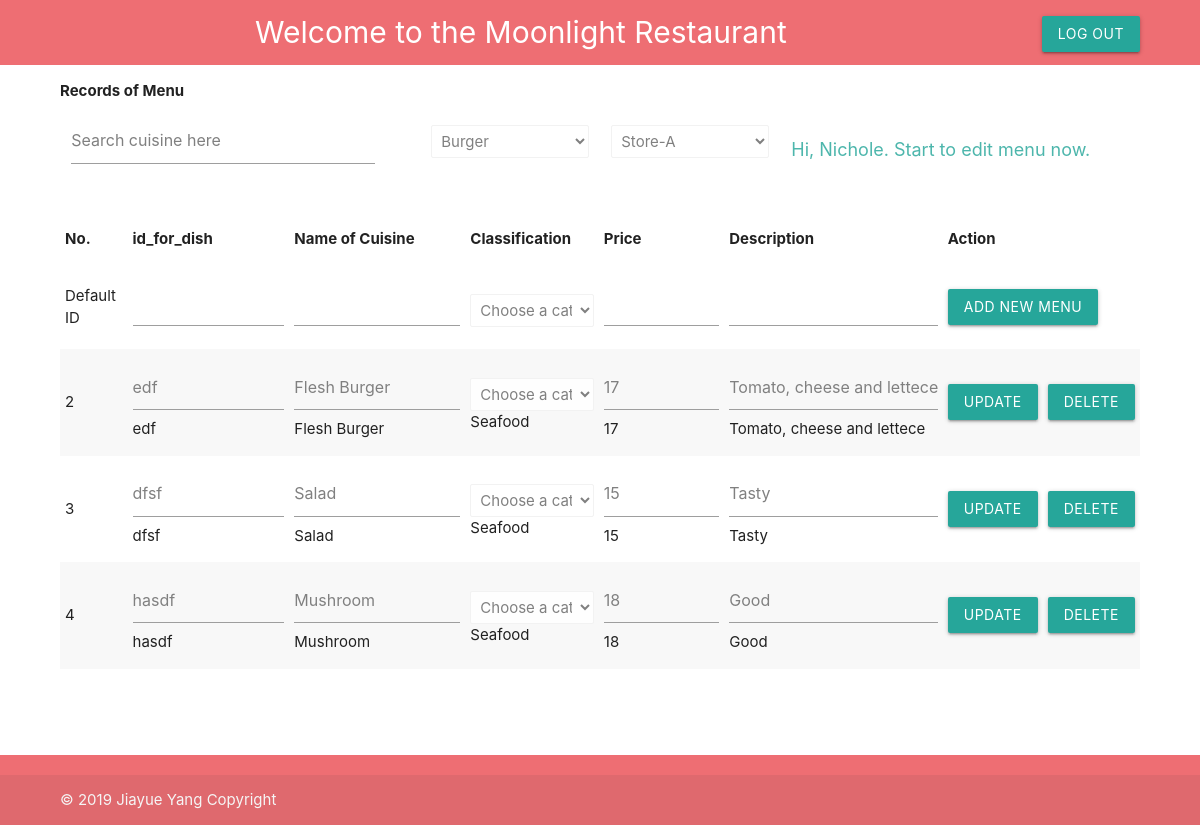
The page /Manager-Menu/ on the database its author committed.
### menuserve/models.py (models this page shows)
class Menu(models.Model):
    name_of_cuisine = models.CharField(max_length=30)
    id_for_dish = models.CharField(max_length=4)
    price = models.IntegerField()
    classification = models.CharField(max_length=10)
    description = models.CharField(max_length=100)

### menuserve/views.py (the view, shortened to what this page needs)
# urls.py: url(r'^Manager-Menu/',managermenu,name="managermenu"),
def managermenu(request):
    content={}
    content["show"]=""
    error_message=""
    menus = Menu.objects.all()
    return render(request,"Manager-Menu.html",{"menus":menus,"show":error_message})

### menuserve/templates/Manager-Menu.html (shortened to what this page needs)
<!DOCTYPE html>
    <html lang="en-US">
    <head>
        {% load static %}
        <link type="text/css" rel="stylesheet" href="{% static 'css/materialize.min.css' %}"  media="screen"/>
        {% load static %}
        <link type="text/css" rel="stylesheet" href="{% static 'css/additional.css' %}" charset="utf-8"  />
    </head>
    <body>
        <header class="menu-page-header">
                <div class="grid-example col s12" id="welcomeheadline">
                    Welcome to the Moonlight Restaurant
                    <a href="{% url 'managermain' %}" class="waves-effect waves-light btn" id="logout">Log Out</a>
                </div>
        </header>
        <div class="general-container">
            <p id="headlineofmanagement">
                <b>
                Records of Menu
              </b>
              </p>
          <div class="row" class="table-margin-top">
            <div class="col s4">
                <form class="search-bar-management">
                    <input class="table-margin-top" type="text" name="search" value="Search cuisine here" >
                </form>
            </div>
            <div class="col s2">
            <form>
                <select class="select-management">
                      <option >Burger</option>
                </select>
            </form>
            </div>
            <div class="col s2">
            <form>
                <select class="select-management">
                     <option >Store-A</option>
                </select>
            </form>
            </div>
            <div class="col s4">
                <p id="loginfo">
                    Hi, Nichole. Start to edit menu now.
                   </p>
            </div>
        </div>
            <div class="record-table">
        <table class="striped" >
            <thead>
              <tr>
                  <th>No.</th>
                  <th>id_for_dish</th>
                  <th>Name of Cuisine</th>
                  <th>Classification</th>
                  <th>Price</th>
                  <th>Description</th>
                  <th colspan="2">Action</th>
              </tr>
            </thead>
            <tbody>
                    <form action="#" method="POST">
                            <tr>
                                <td>Default ID</td>
                                <td>
                                    <input type="text" id="status" class="taskName" name="id_for_dish" required>
                            </td>
                            <td>
                                <input type="text" id="status" class="taskName" name="name_of_cuisine" required>
                            </td>
                            <td>
                                    <select id="menu" class="select-management" name="menu_select"  >
                                        <option class="disabled" value="">Choose a category</option>
                                        </select>
                                </td>
                            <td>
                                    <input type="text" id="status" class="taskName" name="price" required>
                            </td>
                            <td>
                                    <input type="text" id="status" class="taskName" name="description" required>
                                </td>
                            <td colspan="2">
                                <button class="waves-effect waves-light btn" name="MenuAdd" type="submit">
                                    Add New Menu
                                  </button>
                              </td>
                            </tr>
                            </form>
                            {% for menu in menus %}
              <tr>
                    <form action="#" method="POST">
                <td>{{menu.id}}</td>
                <td> <input type="text" name="input_menuid_for_dish" value="{{menu.id_for_dish}}">{{menu.id_for_dish}}</td>
                <td><input type="text" name="input_menuname_of_cuisine" value="{{menu.name_of_cuisine}}">{{menu.name_of_cuisine}}</td>
                <td>{% csrf_token %}
                        <select id="menu" class="select-management" name="menu_select" style = " visibility: visible;">
                            <option class="disabled" value="">Choose a category</option>
                            </select>{{menu.classification}}</td>
                            <td> <input type="text" name="input_menuprice" value="{{menu.price}}">{{menu.price}}</td>
                            <td><input type="text" name="input_menudescription" value="{{menu.description}}">{{menu.description}}</td>
                <td>
                    <button class="waves-effect waves-light btn" name = "MenuUpdate" id="{{ menu.id }}" value="{{ menu.id }}" type="submit">Update</button>
                </td>
                </form>
                <td>
                        <form action="#" method="POST">
                                <button class="waves-effect waves-light btn" name = "MenuDelete" id="{{ menu.id }}" value="{{ menu.id }}" type="submit">Delete</button>
                </form>
                </td>
              </tr>
              {% endfor %}
            </tbody>
          </table>
          </div>
          </div>
          <footer class="page-footer">
                <div class="footer-copyright">
                  <div class="general-container">
                  <a class="grey-text text-lighten-4"  href="#!">© 2019 Jiayue Yang Copyright </a>
                  </div>
                </div>
              </footer>
        </body>
</html>

### menuserve/static/css/additional.css (style rules this page uses)
#welcomeheadline { background-color:#ee6e73;padding-bottom: 10px; padding-top: 10px; }
.search-bar-management { width: 90%; }
.record-table { overflow-y: scroll; margin-bottom: 5%; }
.table-margin-top { margin-top:3%; }
.select-management { display:table; height: 5%; margin-top: 5%;color: grey; }
#logout { float: right; margin-right: 5%;margin-top: 0.5%; }
#loginfo { color: #4db6ac; font-size: 18px; }
.general-container { margin: 0 auto; width: 90%; }
input[type=text] { color: grey !important; }
.menu-page-header { color: white; font-size: 30px; text-align: center; }
button { position: relative; cursor: pointer; display: inline-block; overflow: hidden; -webkit-user-select: none; -moz-user-select: none; -ms-user-select: none; user-select: none; -webkit-tap-highlight-color: transparent; vertical-align: middle; z-index: 1; -webkit-transition: .3s ease-out; transition: .3s ease-out; background-color: rgba(255, 255, 255, 0.45); }

### rows shown on the page
Menu: id "2", input_menuid_for_dish "edf", id_for_dish "edf", input_menuname_of_cuisine "Flesh Burger", name_of_cuisine "Flesh Burger", classification "Seafood", input_menuprice "17", price "17", input_menudescription "Tomato, cheese and lettece", description "Tomato, cheese and lettece"
Menu: id "3", input_menuid_for_dish "dfsf", id_for_dish "dfsf", input_menuname_of_cuisine "Salad", name_of_cuisine "Salad", classification "Seafood", input_menuprice "15", price "15", input_menudescription "Tasty", description "Tasty"
Menu: id "4", input_menuid_for_dish "hasdf", id_for_dish "hasdf", input_menuname_of_cuisine "Mushroom", name_of_cuisine "Mushroom", classification "Seafood", input_menuprice "18", price "18", input_menudescription "Good", description "Good"
